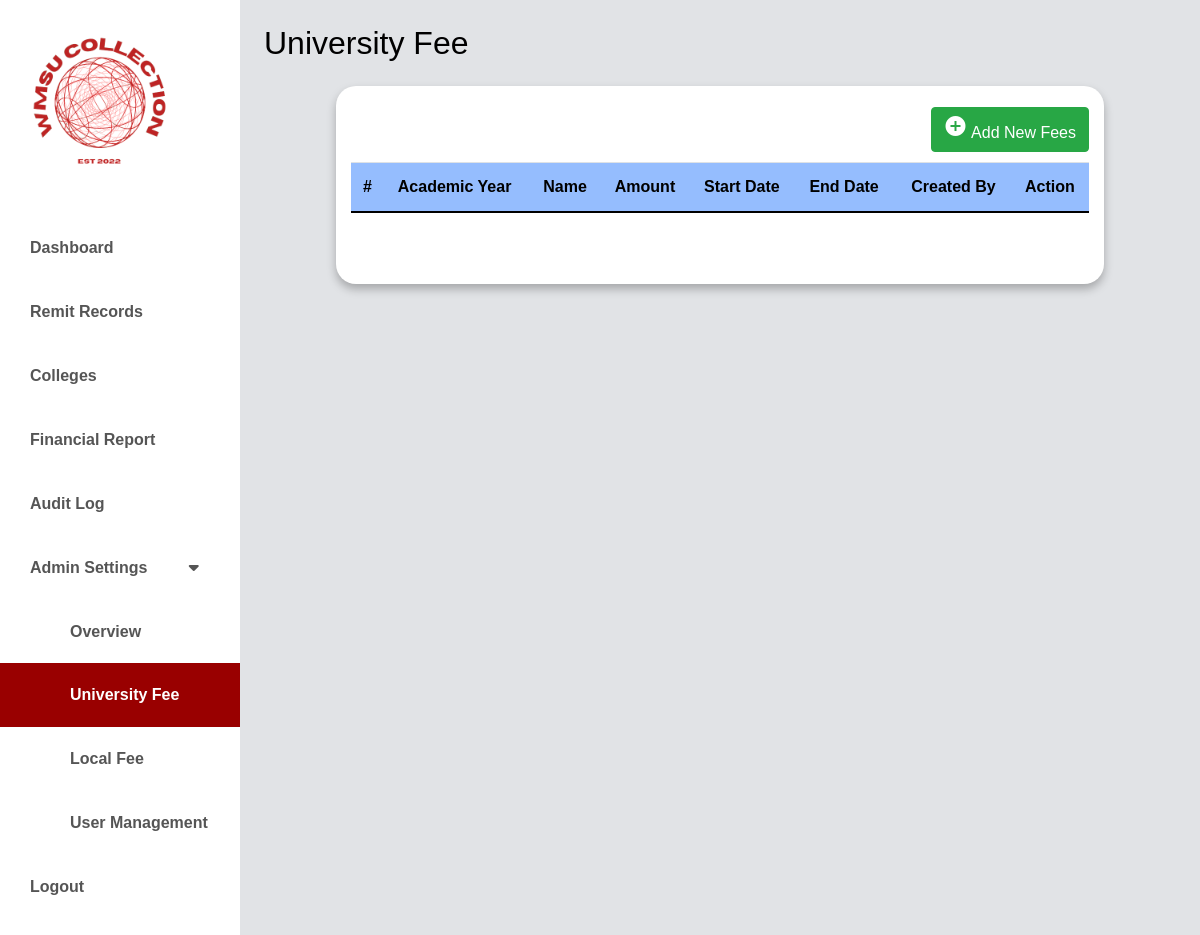
Page /university/university.php (signed in) on the earlier database version.
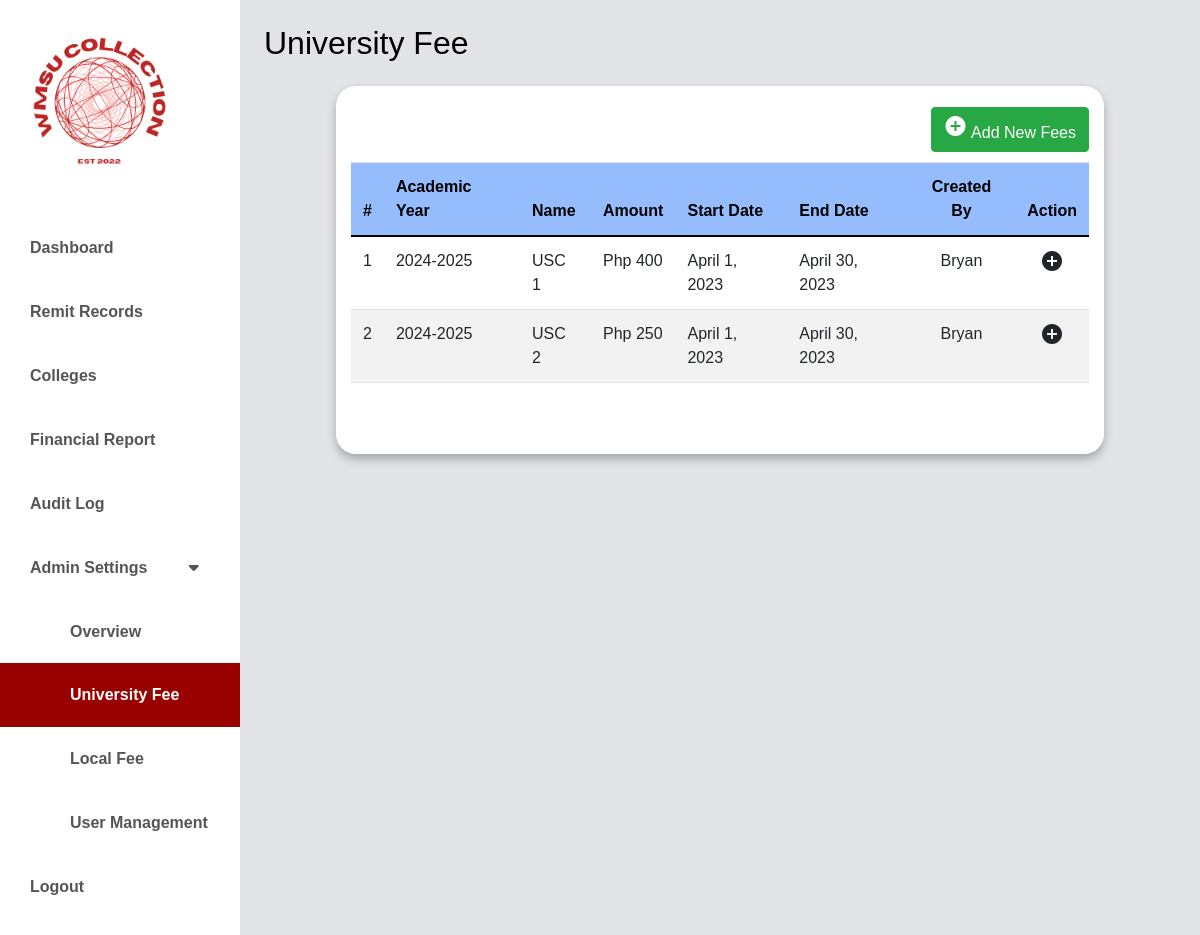
Same page on the later database version.
### tables this page shows
CREATE TABLE `university_fees` (
  `id` int(11) NOT NULL,
  `academic_year_id` int(11) NOT NULL,
  `semester_id` int(11) NOT NULL,
  `fee_type` varchar(20) NOT NULL DEFAULT 'University',
  `fee_name` varchar(100) NOT NULL,
  `fee_amount` int(11) NOT NULL,
  `start_date` date NOT NULL,
  `end_date` date NOT NULL,
  `created_by` varchar(100) DEFAULT NULL,
  `created_at` timestamp NOT NULL DEFAULT current_timestamp(),
  `updated_at` timestamp NOT NULL DEFAULT current_timestamp() ON UPDATE current_timestamp()
);

CREATE TABLE `academic_year` (
  `id` int(11) NOT NULL,
  `academic_name` varchar(50) NOT NULL,
  `academic_start_date` date NOT NULL,
  `academic_end_date` date NOT NULL,
  `is_active` tinyint(1) NOT NULL DEFAULT 1,
  `created_at` timestamp NOT NULL DEFAULT current_timestamp(),
  `updated_at` timestamp NOT NULL DEFAULT current_timestamp() ON UPDATE current_timestamp()
);

### classes/universityfees.class.php (called while the page is built, shortened)
<?php
require_once 'database.class.php';
class UniversityFees {
    public $db;
    function __construct() {
        $this->db = new Database();
    }
    function showAllDetails() {
        $sql = "SELECT ufs.id, ufs.start_date, ufs.fee_amount, ufs.end_date, ufs.created_by, ufs.fee_name, ufs.fee_type, s.semester_name, sy.academic_name
                FROM university_fees ufs
                JOIN semesters s ON ufs.semester_id = s.id
                JOIN academic_year sy ON ufs.academic_year_id = sy.id";
        $stmt = $this->db->connect()->prepare($sql);
        $stmt->execute();
        return $stmt->fetchAll(PDO::FETCH_ASSOC);
    }
}
?>

### classes/database.class.php (called while the page is built)
<?php
class Database {
    private $host = 'localhost';
    private $username = 'root';
    private $password = '';
    private $database = 'wmsu';
    protected $connection;
    public function connect() {
        try {
            $dsn = "mysql:host=$this->host;dbname=$this->database;charset=utf8mb4";
            $options = [
                PDO::ATTR_ERRMODE => PDO::ERRMODE_EXCEPTION,
                PDO::ATTR_DEFAULT_FETCH_MODE => PDO::FETCH_ASSOC,
                PDO::ATTR_EMULATE_PREPARES => false,
            ];
            $this->connection = new PDO($dsn, $this->username, $this->password, $options);
        } catch (PDOException $e) {
            echo "Connection error: " . $e->getMessage();
            die();
        }
        return $this->connection;
    }
}
?>

### university/university.php (the view, shortened to what this page needs)
<?php
require_once '../classes/universityfees.class.php';
?>
<!doctype html>
<html lang="en" class="no-js">
  <html>
    <head>
	<link href="https://cdn.jsdelivr.net/npm/bootstrap@5.0.0-beta3/dist/css/bootstrap.min.css" rel="stylesheet" />
    <link rel="stylesheet" href="https://unicons.iconscout.com/release/v4.0.0/css/line.css" />
    <link rel="stylesheet" href="https://cdnjs.cloudflare.com/ajax/libs/font-awesome/5.15.3/css/all.min.css" />
	<link rel="stylesheet" href="https://stackpath.bootstrapcdn.com/bootstrap/4.5.0/css/bootstrap.min.css">
	<link rel="stylesheet" href="https://maxcdn.bootstrapcdn.com/font-awesome/4.7.0/css/font-awesome.min.css">
    <link rel="stylesheet" href="../css/dashboard.css" />
    <link rel="stylesheet" href="../css/new-univ.css" />
    </head>
      <body>
      <div class="d-flex" id="wrapper">
        <div class="bg-white" id="sidebar-wrapper">
            <img src="../images/logo.jpg" width ="200" alt="CCS COLLECTION FEE">
            <div class="list-group list-group-flush my-3">
            <?php
              if($_SESSION['role'] == 'admin'){?>
                <a href="../admin/dashboard-main.php" class="list-group-item list-group-item-action bg-hover first-text fw-bold ">Dashboard</a>
                <?php } ?>
                <?php
                if($_SESSION['role'] == 'admin'){?>
                <a href="../remit-records/remit-records.php" class="list-group-item list-group-item-action bg-hover first-text fw-bold ">Remit Records</a>
                <?php } ?>
                <?php
                if($_SESSION['role'] == 'admin'){?>
                <a href="../college/college.php" class="list-group-item list-group-item-action bg-hover first-text fw-bold">Colleges</a>
                <?php } ?>
                <?php
                if($_SESSION['role'] == 'admin'){?>
                <a href="../financial-report/financial-report.php" class="list-group-item list-group-item-action bg-hover first-text fw-bold">Financial Report</a>
                <?php } ?>
                <?php
                if($_SESSION['role'] == 'admin'){?>
                <a href="../audit-log/audit-log.php" class="list-group-item list-group-item-action bg-hover first-text fw-bold">Audit Log</a>
                <?php } ?>
                <div class="dropdown-container">
                <button class="list-group-item list-group-item-action bg-hover second-text dropdown-btn fw-bold">Admin Settings</a>
                <i class="fa fa-caret-down" style="margin-left: 37px;"></i>
                </button>
                <?php
                    if($_SESSION['role'] == 'admin'){?>
                <a href="../admin-settings/overview_settings.php" class="list-group-item list-group-item-action bg-hover first-text fw-bold " style="text-decoration:none; padding-left: 70px;">Overview</a></ul>
                <a href="../university/university.php" class="list-group-item list-group-item-action bg-hover first-text fw-bold active" style="text-decoration:none; padding-left: 70px;">University Fee</a></ul>
                    <a href="../local/localfees.php"class="list-group-item list-group-item-action bg-hover first-text fw-bold"  style="text-decoration:none; padding-left: 70px;">Local Fee</a></ul>
                <?php }?>
                <?php
                if($_SESSION['role'] == 'admin' || $_SESSION['role'] == 'officer'){?>
                    <a href="../admin-settings/user.php" class="list-group-item list-group-item-action bg-hover first-text fw-bold" style="text-decoration:none; padding-left: 70px;">User Management</a></ul>
                    <?php } ?>
                </div>
                <a href="../public/logout.php" class="list-group-item list-group-item-action bg-hover fw-bold">Logout</a>
</div>
        </div>
        <div id="page-content-wrapper">
    <nav class="navbar navbar-expand-lg navbar-light bg-active py-4 px-4">
        <div class="d-flex align-items-center">
            <h2 class="fs-2 m-0" style="color:#000000; font-weight: 400;">University Fee</h2>
        </div>
    </nav>
    <div class="container">
                <div class="row" style="padding-top:  21px;">
				<div class="col-sm-4" style="border-color: #000000;">
       			 </div>
        <div class="col-sm-4">
          </div>
          <?php
                    if($_SESSION['role'] == 'admin'){?>
					<div class="col-sm-4 " style="display: flex; align-items: center; justify-content: flex-end;">
						<a href="#addCollectorModal" class="btn btn-success" data-toggle="modal"><i class="material-icons">&#xE147;</i> <span>Add New Fees</span></a>
					</div>
          <?php } ?>
				</div>
             <div class =" table-responsive" style="margin-top: 10px;">
                <table class="table">
            <thead style="background-color:#95BDFE ;" class="text-white">
              <tr>
                <th scope="col" style = " color: #000000;" >#</th>
                <th scope="col" style = " color: #000000;" >Academic Year</th>
                <th scope="col" style = " color: #000000;" >Name</th></th>
				<th scope="col" style = " color: #000000;" >Amount</th></th>
                <th scope="col" style = " color: #000000;" >Start Date</th></th>
                <th scope="col" style = " color: #000000;" >End Date</th></th>
                <th scope="col" style = " color: #000000; text-align:center" >Created By</th></th>
                <th scope="col" style = " color: #000000; text-align:center" >Action</th>
              </tr>
            </thead>
            <tbody>
            <?php
$Fee = new UniversityFees();
$FeeData = $Fee->showAllDetails();
$i = 1;
foreach($FeeData as $Fee) {
    ?>
    <tr>
        <td><?php echo $i; ?></td>
        <td><?php echo $Fee['academic_name']; ?></td>
        <td><?php echo $Fee['fee_name']; ?></td>
        <td>Php <?php echo $Fee['fee_amount']; ?></td>
        <td><?php echo date('F j, Y', strtotime($Fee['start_date'])); ?></td>
        <td><?php echo date('F j, Y', strtotime($Fee['end_date'])); ?></td>
        <td style="text-align:center"><?php echo $Fee['created_by']; ?></td>
        <td style="text-align:center">
                <i class="material-icons" title="Edit">&#xe147;</i>
        </td>
    </tr>
    <?php
    $i++;
}
?>
				</tbody>
			</table>
		</div>
	</div>
</div>
</div>
</body>
</html>

### css/dashboard.css (style rules this page uses)
* { font-family: 'Poppins', sans-serif; }
:root { --main-bg-color: #009d63; --main-text-color: #009d63; --second-text-color: #bbbec5; --second-bg-color: #c1efde; }
.second-text { color: var(--second-text-color); }
#wrapper { overflow-x: hidden; background-image: linear-gradient( to right, #e1e3e6, #e1e3e6, #e1e3e6, #e1e3e6, #e1e3e6 ); }
#sidebar-wrapper { min-height: 100vh; margin-left: -15rem; -webkit-transition: margin 0.25s ease-out; -moz-transition: margin 0.25s ease-out; -o-transition: margin 0.25s ease-out; transition: margin 0.25s ease-out; }
#sidebar-wrapper .list-group { width: 15rem; }
#page-content-wrapper { min-width: 100vw; }
.list-group-item { border: none; background-color: #FFF; color: #555; padding: 20px 30px; }
.list-group-item.active { background-color: #990000; color: white; }
@media (min-width: 768px) { #sidebar-wrapper { margin-left: 0; } }
@media (min-width: 768px) { #page-content-wrapper { min-width: 0; width: 100%; } }
body { margin: 0; padding: 0; background-color: var(--second-bg-color); }
table { border-collapse: collapse; width: 100%; }
th, td { text-align: left; padding: 8px; }
th { background-color: #007bff; }
tr:nth-child(even) { background-color: #f2f2f2; }

### css/new-univ.css (style rules this page uses)
.container { background-color: #fff; max-width: 80%; border-radius: 20px; padding-bottom: 20px; box-shadow: 0 5px 10px rgba(0, 0, 0, 0.265); }
.table-responsive { display:flex; margin-bottom: 35px; }
.h2, h2, h3, h3, h4, h4, h5, h5 { font-size: 20px; text-align: center; font-weight: 600; margin-top: 15px; }

Differences in the rows shown:
added university_fees: academic_year.academic_name "2024-2025", fee_name "USC 1", fee_amount "400", start_date "April 1, 2023", end_date "April 30, 2023", created_by "Bryan"
added university_fees: academic_year.academic_name "2024-2025", fee_name "USC 2", fee_amount "250", start_date "April 1, 2023", end_date "April 30, 2023", created_by "Bryan"
